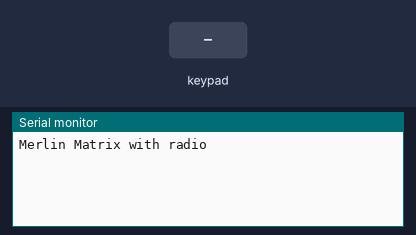
Bench run of a sketch on a simulated Arduino Uno, built with avr-gcc and run on an emulated ATmega328P. On the bench: the last lines printed to the serial monitor. The test bench sets the inputs (shaded band). No radio packets arrive unless stated.

Above: at 1.2 s.
1.3 s: key '1' pressed
At 2.5 s:
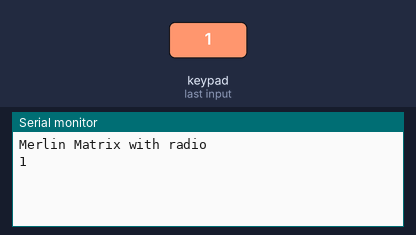
2.8 s: keypad keys 5 4 3 2 # pressed 0.4 s apart
At 5.3 s:
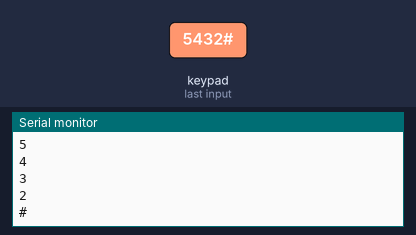
6.3 s: key '*' pressed
At 6.7 s:
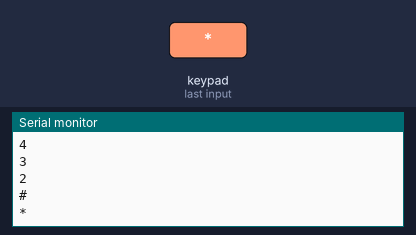
7.8 s: keypad keys 1 0 9 6 pressed 0.4 s apart
At 9.7 s:
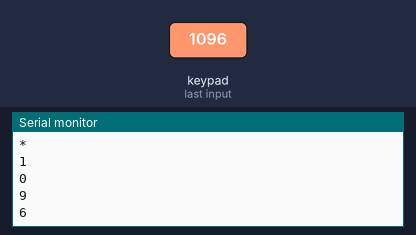
Timing chart, 0 to 11.2 s (numbered marks = the images above; inputs shaded):
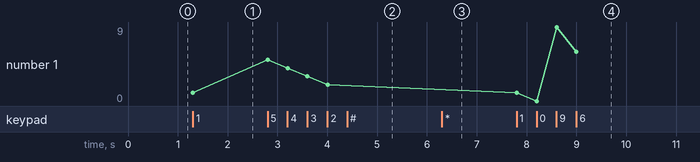

Measured:
- after the input at 1.3 s, the serial monitor: prints a new line at once (image 1)
- after the input at 2.8 s, the serial monitor: prints a new line at once (image 2)
- after the input at 6.3 s, the serial monitor: prints a new line at once (image 3)
- after the input at 7.8 s, the serial monitor: prints a new line at once (image 4)
- plotted number 1: 1 → 2 after the input at 2.8 s, 2 → 6 after the input at 7.8 s

The sketch:

uno_keypad_radio_test-trinket.ino
```cpp
/*  Title:       Merlin Keypad Matrix
 *  Description: Read key pressed from Parker Brothers Merlin handheld game.
 *  Author:      Colin Travis
 *  Version:     0.2
 *  Modified:    11/13/2017
 *
 */
#include <Keypad.h>
#include <SPI.h>
#include "RF24.h"

const byte ROWS = 4; //four rows
const byte COLS = 3; //three columns
char keys[ROWS][COLS] = {
  {'1','2','3'},
  {'4','5','6'},
  {'7','8','9'},
  {'*','0','#'}
};
byte rowPins[ROWS] = {5, 4, 3, 2}; //connect to the row pinouts of the keypad
byte colPins[COLS] = {10, 9, 6}; //connect to the column pinouts of the keypad

Keypad keypad = Keypad( makeKeymap(keys), rowPins, colPins, ROWS, COLS );

/****************** User Config ***************************/
/***      Set this radio as radio number 0 or 1         ***/
bool radioNumber = 0;

/* Hardware configuration: Set up nRF24L01 radio on SPI bus plus pins 7 & 8 */
RF24 radio(7,8);
/**********************************************************/
byte addresses[][6] = {"1Node","2Node"};
// Used to control whether this node is sending or receiving
bool role = 1;

void setup()
{
  Serial.begin(9600);
  Serial.println(F("Merlin Matrix with radio"));
  radio.begin();
  radio.openWritingPipe(addresses[0]);

}

void loop()
{
  char key = keypad.getKey();
  if(key){
  Serial.println(key);
  }
//  switch (key)
//  {
//    case '9':
//      Serial.println("This is 9");
//      radio.write(&key, sizeof(key));
//      break;
//    case '3':
//      Serial.println("This is 3");
//      radio.write(&key, sizeof(key));
//      break;
//  }
}
```
